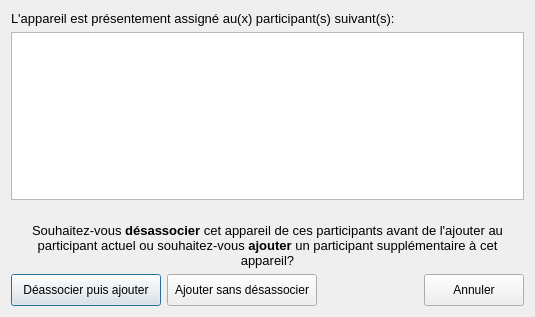
<?xml version="1.0" encoding="UTF-8"?>
<ui version="4.0">
 <class>DeviceAssignDialog</class>
 <widget class="QDialog" name="DeviceAssignDialog">
  <property name="geometry">
   <rect>
    <x>0</x>
    <y>0</y>
    <width>535</width>
    <height>317</height>
   </rect>
  </property>
  <property name="windowTitle">
   <string>Assignation d'un appareil</string>
  </property>
  <property name="styleSheet">
   <string notr="true">/*
QPushButton#btnConnect{background-color:qlineargradient(x1: 0, y1: 0, x2: 0, y2: 1, stop: 0 rgb(0, 170, 0), stop: 1 rgb(75, 200, 0));}
QPushButton#btnDelSession{background-color:qlineargradient(x1: 0, y1: 0, x2: 0, y2: 1, stop: 0 rgb(117, 0, 0), stop: 1 rgb(200, 0, 0));}
QWidget{background-color: rgba(0,0,0,0);color:white;border-radius:5px}
QWidget#DeviceAssignDialog{background-color:rgba(128,128,128,25%);}
QLabel#lblMain2{background-color:rgba(108,8,156,25%);}
QPlainTextEdit,QLineEdit,QComboBox,QTextEdit,QSpinBox{background-color: rgba(255,255,255,50%); color: black;}
QListWidget:!enabled,QListWidget{background-color: transparent; color:white}

QTableWidget{
background-color: rgba(0,0,0,50%);
color: white;
border: 1px solid rgba(255,255,255,50%);
}

QLabel#lblLastOnline{color:lightblue;}
QLabel#lblError,QLabel#lblCamMissing,QLabel#lblAudioMissing{color:red; background-color:rgba(255,0,0,30%);}

QPushButton:!enabled, QPushButton#btnDelSession:!enabled, QLineEdit:!enabled,QComboBox:!enabled,QTextEdit:!enabled,QPlainTextEdit:!enabled{background-color: rgba(0,0,0,30%);color:white;border:0}
QDateEdit::down-arrow:!enabled,QTimeEdit::down-arrow:!enabled,QDateEdit::up-arrow:!enabled,QTimeEdit::up-arrow:!enabled,QComboBox::drop-down:!enabled{background-color:rgba(0,0,0,0%);}

QCheckBox::indicator:unchecked:!enabled { background-color:rgba(128,0,0,100%);}
QCheckBox::indicator:checked:!enabled { background-color:green;}
QCheckBox::indicator:unchecked{ background-color:red;border-radius:3px;}
QCheckBox::indicator:checked {background-color:rgb(0,255,0);border-radius:3px;}
QCheckBox:checked{color:lightgreen;background-color:rgba(0,0,0,0%);}
QCheckBox:!checked{color:red;background-color:rgba(0,0,0,0%);}

QPushButton{background-color:qlineargradient(x1: 0, y1: 0, x2: 0, y2: 1, stop: 0 #2198c0, stop: 1 #0d5ca6);}
QPushButton:checked{background-color:rgb(128,128,128); border:1px solid rgba(255,255,255,50%);}
QPushButton:hover,QPushButton:checked{background-color:  rgba(255,255,255,75%);color:black;}
QPushButton#btnEditUser:hover{background-color:  rgba(255,255,255,75%);color:black;}
QPushButton#btnEdit,QPushButton#btnDelete,QPushButton#btnExisting{background-color:  rgba(255,255,255,0%);border:0 px;}
QPushButton#btnEdit:hover,QPushButton#btnDelete:hover,QPushButton#btnExisting:hover{background-color:  rgba(255,255,255,25%);border:0 px;}
QPushButton#btnExisting:checked{background-color:rgba(0,100,200,50%);}
QPushButton#btnUpgrade{background-color:rgba(200,0,0,90%);}

QToolButton:hover{background-color:  rgba(255,255,255,50);}

QTreeWidget::branch:closed:has-children:has-siblings  {
            border-image: none;
            image: url(:/pictures/controls/branch_closed.png);
    }
     
    QTreeView::branch:open:has-children:!has-siblings,
    QTreeView::branch:open:has-children:has-siblings   {
            border-image: none;
            image:url(:/pictures/controls/branch_opened.png);
    }

QWidget#lineOnline{background-color:blue;}
QWidget#lineOffline{background-color:red;}
QWidget#lineBoth{background-color:rgb(255,0,255);}


QTabWidget::pane { 
	background-color: rgba(128,128,140,25%);
	border-radius: 5px;
    border: 2px solid rgba(128,128,140,50%);
 }

 QTabWidget::tab-bar {
     left: 5px; 
 }


 QTabBar::tab,QTableWidget::tab,QHeaderView::section {
     background: qlineargradient(x1: 0, y1: 0, x2: 0, y2: 1,
                                 stop: 0  rgba(128,128,140,50%),  stop: 1.0  rgba(128,128,140,25%));
     border: 2px solid  rgba(128,128,140,50%);
     border-bottom: 0px;
     border-top-left-radius: 4px;
     border-top-right-radius: 4px;
     padding: 2px;
min-height:25px;
 }

 QTabBar::tab:selected, QTabBar::tab:hover {

background: qlineargradient(x1: 0, y1: 0, x2: 0, y2: 1,
                                 stop: 0  rgba(128,128,140,70%),  stop: 1.0  rgba(128,128,140,50%));
 }

 QTabBar::tab:selected {
     border-color:rgba(128,128,140,60%);
     border-bottom-color:rgba(128,128,140,60%); 
 }

 QTabBar::tab:!selected {
     margin-top: 2px; 
 }
 QCalendarWidget QWidget#qt_calendar_navigationbar { background-color: qlineargradient(x1:0, y1:0, x2:0, y2:1, stop: 0 #cccccc, stop: 1 #333333); }
    QCalendarWidget QToolButton {
    height: 20px;
    color: white;
    font-size: 12px;
	font-weight: bold;
    icon-size: 20px, 20px;
    background-color: qlineargradient(x1:0, y1:0, x2:0, y2:1, stop: 0 #cccccc, stop: 1 #333333);
    }
QCalendarWidget QMenu {
left: 20px;
color: white;
font-size: 12px;
background-color: rgb(100, 100, 100);
}
QCalendarWidget QSpinBox {
font-size:12px;
color: white;
background-color: qlineargradient(x1:0, y1:0, x2:0, y2:1, stop: 0 #cccccc, stop: 1 #333333);
selection-background-color: rgb(136, 136, 136);
selection-color: rgb(255, 255, 255);
}
QCalendarWidget QSpinBox::up-button { subcontrol-origin: border; subcontrol-position: top right;  }
QCalendarWidget QSpinBox::down-button {subcontrol-origin: border; subcontrol-position: bottom right; }
QCalendarWidget QSpinBox::up-arrow { width:16px; height:16px; }
QCalendarWidget QSpinBox::down-arrow { width:16px; height:16px; }


    QCalendarWidget QWidget { alternate-background-color: #0d5ca6; }
     
 
    QCalendarWidget QAbstractItemView:enabled
    {
    font-size:12px;
    color: rgb(180, 180, 180);
    background-color: black;
    selection-background-color: rgb(0,0,0);
    selection-color: rgb(0, 255, 0);
    }
     
    
    QCalendarWidget QAbstractItemView:disabled { color: rgb(64, 64, 64); }
*/
</string>
  </property>
  <layout class="QVBoxLayout" name="verticalLayout">
   <item>
    <widget class="QLabel" name="lblMain1">
     <property name="font">
      <font>
       <pointsize>10</pointsize>
      </font>
     </property>
     <property name="text">
      <string>L'appareil est présentement assigné au(x) participant(s) suivant(s):</string>
     </property>
    </widget>
   </item>
   <item>
    <widget class="QListWidget" name="lstParticipants">
     <property name="enabled">
      <bool>true</bool>
     </property>
     <property name="editTriggers">
      <set>QAbstractItemView::NoEditTriggers</set>
     </property>
     <property name="showDropIndicator" stdset="0">
      <bool>false</bool>
     </property>
     <property name="selectionMode">
      <enum>QAbstractItemView::NoSelection</enum>
     </property>
     <property name="iconSize">
      <size>
       <width>24</width>
       <height>24</height>
      </size>
     </property>
    </widget>
   </item>
   <item>
    <spacer name="verticalSpacer">
     <property name="orientation">
      <enum>Qt::Vertical</enum>
     </property>
     <property name="sizeHint" stdset="0">
      <size>
       <width>20</width>
       <height>40</height>
      </size>
     </property>
    </spacer>
   </item>
   <item>
    <widget class="QLabel" name="lblMain2">
     <property name="font">
      <font>
       <pointsize>10</pointsize>
      </font>
     </property>
     <property name="text">
      <string>&lt;html&gt;&lt;head/&gt;&lt;body&gt;&lt;p&gt;Souhaitez-vous &lt;span style=&quot; font-weight:600;&quot;&gt;désassocier&lt;/span&gt; cet appareil de ces participants avant de l'ajouter au participant actuel ou souhaitez-vous &lt;span style=&quot; font-weight:600;&quot;&gt;ajouter&lt;/span&gt; un participant supplémentaire à cet appareil?&lt;/p&gt;&lt;/body&gt;&lt;/html&gt;</string>
     </property>
     <property name="alignment">
      <set>Qt::AlignCenter</set>
     </property>
     <property name="wordWrap">
      <bool>true</bool>
     </property>
    </widget>
   </item>
   <item>
    <layout class="QHBoxLayout" name="horizontalLayout">
     <item>
      <widget class="QPushButton" name="btnDeassign">
       <property name="minimumSize">
        <size>
         <width>150</width>
         <height>32</height>
        </size>
       </property>
       <property name="cursor">
        <cursorShape>PointingHandCursor</cursorShape>
       </property>
       <property name="text">
        <string>Déassocier puis ajouter</string>
       </property>
       <property name="icon">
        <iconset resource="../../resources/TeraClient.qrc">
         <normaloff>:/icons/new.png</normaloff>:/icons/new.png</iconset>
       </property>
       <property name="iconSize">
        <size>
         <width>24</width>
         <height>24</height>
        </size>
       </property>
      </widget>
     </item>
     <item>
      <widget class="QPushButton" name="btnAdd">
       <property name="minimumSize">
        <size>
         <width>150</width>
         <height>32</height>
        </size>
       </property>
       <property name="cursor">
        <cursorShape>PointingHandCursor</cursorShape>
       </property>
       <property name="text">
        <string>Ajouter sans désassocier</string>
       </property>
       <property name="icon">
        <iconset resource="../../resources/TeraClient.qrc">
         <normaloff>:/icons/save.png</normaloff>:/icons/save.png</iconset>
       </property>
       <property name="iconSize">
        <size>
         <width>24</width>
         <height>24</height>
        </size>
       </property>
      </widget>
     </item>
     <item>
      <spacer name="horizontalSpacer">
       <property name="orientation">
        <enum>Qt::Horizontal</enum>
       </property>
       <property name="sizeHint" stdset="0">
        <size>
         <width>40</width>
         <height>20</height>
        </size>
       </property>
      </spacer>
     </item>
     <item>
      <widget class="QPushButton" name="btnCancel">
       <property name="minimumSize">
        <size>
         <width>100</width>
         <height>32</height>
        </size>
       </property>
       <property name="cursor">
        <cursorShape>PointingHandCursor</cursorShape>
       </property>
       <property name="text">
        <string>Annuler</string>
       </property>
       <property name="icon">
        <iconset resource="../../resources/TeraClient.qrc">
         <normaloff>:/icons/undo.png</normaloff>:/icons/undo.png</iconset>
       </property>
       <property name="iconSize">
        <size>
         <width>24</width>
         <height>24</height>
        </size>
       </property>
      </widget>
     </item>
    </layout>
   </item>
  </layout>
 </widget>
 <resources>
  <include location="../../resources/TeraClient.qrc"/>
 </resources>
 <connections/>
</ui>
